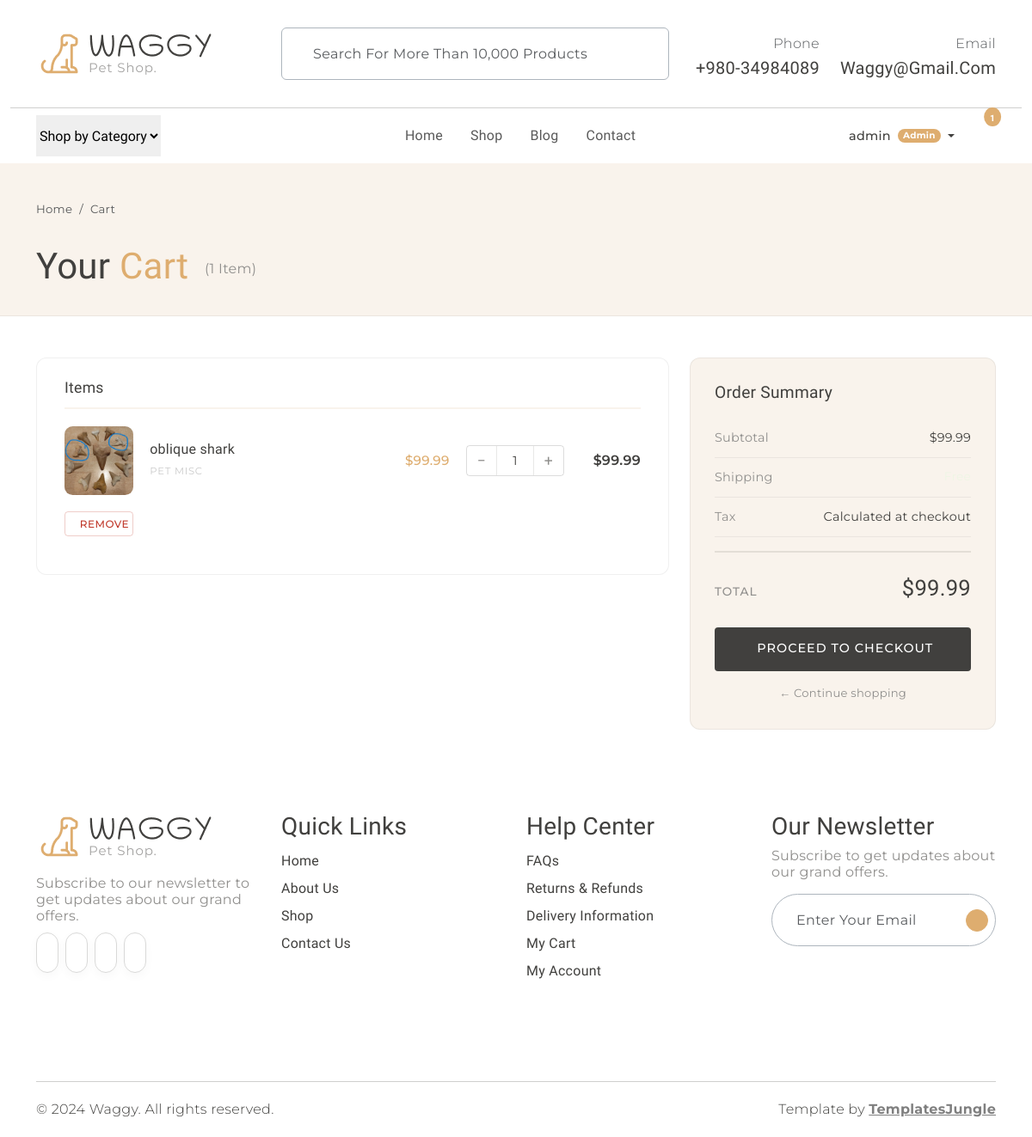
/cart/ (signed in), run on the app's committed database.
### models.py (models this page shows, shortened)
class User(UserMixin, db.Model):
    __tablename__ = "users"
    id            = db.Column(db.Integer,     primary_key=True)
    username      = db.Column(db.String(80),  unique=True, nullable=False)
    email         = db.Column(db.String(120), unique=True, nullable=False)
    password_hash = db.Column(db.String(256), nullable=False)
    role          = db.Column(db.String(20),  nullable=False, default="customer")
    is_active     = db.Column(db.Boolean,     nullable=False, default=True)
    created_at    = db.Column(db.DateTime,    nullable=False, default=datetime.utcnow)
    last_login_at = db.Column(db.DateTime,    nullable=True)
    @property
    def is_admin(self) -> bool:
        return self.role == "admin"

class Product(db.Model):
    __tablename__ = "products"
    id                   = db.Column(db.Integer,     primary_key=True)
    name                 = db.Column(db.String(120), nullable=False)
    slug                 = db.Column(db.String(160), unique=True, nullable=True, index=True)
    category             = db.Column(db.String(30),  nullable=False, default="misc")
    description          = db.Column(db.Text,        nullable=False, default="")
    extended_description = db.Column(db.Text,        nullable=False, default="")
    image_filename       = db.Column(db.String(256), nullable=True)
    price                = db.Column(db.Float,       nullable=False, default=0.0)
    is_active            = db.Column(db.Boolean,     nullable=False, default=True)
    stock                = db.Column(db.Integer,     nullable=False, default=0)
    created_at           = db.Column(db.DateTime,    nullable=False, default=datetime.utcnow)
    updated_at           = db.Column(db.DateTime,    nullable=False, default=datetime.utcnow,
                                     onupdate=datetime.utcnow)
    cart_items = db.relationship(
        "CartItem",
        backref=db.backref("product", lazy="joined"),
        cascade="all, delete-orphan",
        passive_deletes=True,
    )
    @property
    def category_label(self) -> str:
        return PRODUCT_CATEGORIES.get(self.category, self.category.capitalize())
    @property
    def image_url(self) -> str:
        if self.image_filename:
            return f"images/products/{self.image_filename}"
        return "images/item1.jpg"

### cart.py (the view)
@cart_bp.route("/")
def view_cart():
    items = get_cart_items()
    total = _cart_total(items)
    return render_template("cart/cart.html", items=items, total=total)

### templates/cart/cart.html (shortened to what this page needs)
{% extends "base.html" %}
{% block content %}
<div class="cart-hero">
  <div class="container">
    <nav aria-label="breadcrumb" class="mb-2">
      <ol class="breadcrumb mb-0" style="font-family:var(--secondary-font); font-size:0.83rem;">
        <li class="breadcrumb-item"><a href="{{ url_for('main.index') }}" class="text-muted text-decoration-none">Home</a></li>
        <li class="breadcrumb-item active text-muted">Cart</li>
      </ol>
    </nav>
    <h1 class="fw-normal">
      Your <span class="text-primary">Cart</span>
      {% if items %}
        <span style="font-family:var(--secondary-font); font-size:1rem; color:#908F8D; font-weight:400; vertical-align:middle; margin-left:0.5rem;">
          ({{ cart_count }} item{{ 's' if cart_count != 1 }})
        </span>
      {% endif %}
    </h1>
  </div>
</div>
<div class="container my-5">
  {% if items %}
    <div class="row g-4 align-items-start">
      <div class="col-lg-8">
        <div class="cart-card">
          <h3 class="cart-card-heading fw-normal mb-0">Items</h3>
          <div id="cart-items-list">
            {% for item in items %}
              <div class="cart-item" id="cart-row-{{ item.product.id }}">
                <img class="cart-thumb"
                     src="{{ url_for('static', filename=item.product.image_url) }}"
                     alt="{{ item.product.name }}"
                     onerror="this.src='{{ url_for('static', filename='images/item1.jpg') }}'">
                <div>
                  <a href="{{ url_for('shop.product_detail', slug=item.product.slug) }}"
                     class="cart-item__name">{{ item.product.name }}</a>
                  <div class="cart-item__cat">{{ item.product.category_label }}</div>
                </div>
                <div class="cart-item__price">${{ "%.2f" | format(item.product.price) }}</div>
                <div class="qty-stepper">
                  <button type="button" class="qty-btn"
                          onclick="stepQty({{ item.product.id }}, -1, '{{ item.product.name | replace("'", "\\'") }}')">−</button>
                  <input type="number" class="qty-input" id="qty-{{ item.product.id }}"
                         value="{{ item.quantity }}" min="0" max="99"
                         onchange="handleQtyChange({{ item.product.id }}, this.value, '{{ item.product.name | replace("'", "\\'") }}')">
                  <button type="button" class="qty-btn"
                          onclick="stepQty({{ item.product.id }}, 1, '{{ item.product.name | replace("'", "\\'") }}')">+</button>
                </div>
                <div class="cart-item__line-total" id="line-total-{{ item.product.id }}">
                  ${{ "%.2f" | format(item.product.price * item.quantity) }}
                </div>
                <button type="button" class="btn-remove"
                        onclick="confirmRemove({{ item.product.id }}, '{{ item.product.name | replace("'", "\\'") }}')">
                  Remove
                </button>
              </div>
            {% endfor %}
          </div>
        </div>
      </div>
      <div class="col-lg-4">
        <div class="summary-card">
          <h4 class="fw-normal">Order Summary</h4>
          <div class="summary-row">
            <span class="lbl">Subtotal</span>
            <span id="summary-subtotal">${{ "%.2f" | format(total) }}</span>
          </div>
          <div class="summary-row">
            <span class="lbl">Shipping</span>
            <span class="text-success" style="font-family:var(--secondary-font); font-size:0.85rem;">Free</span>
          </div>
          <div class="summary-row">
            <span class="lbl">Tax</span>
            <span>Calculated at checkout</span>
          </div>
          <div class="summary-total">
            <span class="lbl">Total</span>
            <span class="val" id="summary-total">${{ "%.2f" | format(total) }}</span>
          </div>
          {% if current_user.is_authenticated %}
            <button type="button" class="btn-checkout"
                    data-bs-toggle="modal" data-bs-target="#checkoutModal">
              Proceed to Checkout
            </button>
          {% endif %}
          <a href="{{ url_for('shop.index') }}" class="btn-continue">← Continue shopping</a>
        </div>
      </div>
    </div>
  {% endif %}
</div>
{% endblock %}

### templates/base.html (shortened to what this page needs)
<!DOCTYPE html>
<html lang="en">
<head>
  <link rel="stylesheet" href="https://cdn.jsdelivr.net/npm/swiper@9/swiper-bundle.min.css" />
  <link href="https://cdn.jsdelivr.net/npm/bootstrap@5.3.0-alpha3/dist/css/bootstrap.min.css" rel="stylesheet"
>
  <link rel="stylesheet" href="{{ url_for('static', filename='css/normalize.css') }}">
  <link rel="stylesheet" href="{{ url_for('static', filename='css/vendor.css') }}">
  <link rel="stylesheet" href="{{ url_for('static', filename='style.css') }}">
</head>
<body>
  <header>
    <div class="container py-2">
      <div class="row py-4 pb-0 pb-sm-4 align-items-center">
        <div class="col-sm-4 col-lg-3 text-center text-sm-start">
          <a href="{{ url_for('main.index') }}">
            <img src="{{ url_for('static', filename='images/logo.png') }}" alt="Waggy" class="img-fluid">
          </a>
        </div>
        <div class="col-sm-6 offset-sm-2 offset-md-0 col-lg-5 d-none d-lg-block">
          <div class="search-bar border rounded-2 px-3 border-dark-subtle">
            <form class="text-center d-flex align-items-center"
                  action="{{ url_for('shop.search') }}" method="get">
              <input type="text" class="form-control border-0 bg-transparent"
                     placeholder="Search for more than 10,000 products"
                     name="q"
                     value="{{ request.args.get('q', '') if request.endpoint == 'shop.search' else '' }}" />
            </form>
          </div>
        </div>
        <div class="col-sm-8 col-lg-4 d-flex justify-content-end gap-4 align-items-center mt-4 mt-sm-0 justify-content-center justify-content-sm-end">
          <div class="support-box text-end d-none d-xl-block">
            <span class="fs-6 secondary-font text-muted">Phone</span>
            <h5 class="mb-0">+980-34984089</h5>
          </div>
          <div class="support-box text-end d-none d-xl-block">
            <span class="fs-6 secondary-font text-muted">Email</span>
            <h5 class="mb-0">waggy@gmail.com</h5>
          </div>
        </div>
      </div>
    </div>
    <div class="container-fluid"><hr class="m-0"></div>
    <div class="container">
      <nav class="main-menu d-flex navbar navbar-expand-lg">
        <div class="offcanvas offcanvas-end" tabindex="-1" id="offcanvasNavbar">
          <div class="offcanvas-body justify-content-between">
            <select class="filter-categories border-0 mb-0 me-5">
              <option>Shop by Category</option>
            </select>
            <ul class="navbar-nav menu-list list-unstyled d-flex gap-md-3 mb-0">
              <li class="nav-item">
                <a href="{{ url_for('main.index') }}"
                   class="nav-link {% if request.endpoint == 'main.index' %}active{% endif %}">
                  Home
                </a>
              </li>
              <li class="nav-item">
                <a href="{{ url_for('shop.index') }}"
                   class="nav-link {% if request.endpoint and request.endpoint.startswith('shop.') %}active{% endif %}">
                  Shop
                </a>
              </li>
              <li class="nav-item">
                <a href="#" class="nav-link">Blog</a>
              </li>
              <li class="nav-item">
                <a href="#" class="nav-link">Contact</a>
              </li>
            </ul>
            <div class="d-none d-lg-flex align-items-center">
              <ul class="d-flex justify-content-end list-unstyled m-0 align-items-center gap-1">
                {% if current_user.is_authenticated %}
                  <li class="nav-item dropdown">
                    <a class="nav-link dropdown-toggle d-flex align-items-center gap-1 mx-2"
                       href="#" role="button" data-bs-toggle="dropdown" aria-expanded="false">
                      <span class="secondary-font" style="font-size:0.9rem; font-weight:500;">
                        {{ current_user.username }}
                      </span>
                      {% if current_user.is_admin %}
                        <span class="badge rounded-pill bg-primary ms-1"
                              style="font-family:var(--secondary-font); font-size:0.65rem; padding:0.3em 0.6em;">
                          Admin
                        </span>
                      {% endif %}
                    </a>
                  </li>
                {% endif %}
                <li>
                </li>
                <li class="position-relative">
                  <a href="{{ url_for('cart.view_cart') }}" class="mx-2"
                     data-bs-toggle="offcanvas" data-bs-target="#offcanvasCart">
                    <span class="position-absolute translate-middle badge rounded-circle bg-primary pt-2 cart-badge"
                          style="font-size:0.65rem; top:2px; left:calc(100% - 4px);
                                 {{ 'display:none;' if cart_count == 0 }}">
                      {{ cart_count if cart_count > 0 else '' }}
                    </span>
                  </a>
                </li>
              </ul>
            </div>
          </div>
        </div>
      </nav>
    </div>
  </header>
  {% block content %}{% endblock %}
  <footer id="footer" class="my-5">
    <div class="container py-5 my-5">
      <div class="row">
        <div class="col-md-3">
          <div class="footer-menu">
            <img src="{{ url_for('static', filename='images/logo.png') }}" alt="Waggy">
            <p class="blog-paragraph fs-6 mt-3">Subscribe to our newsletter to get updates about our grand offers.</p>
            <div class="social-links">
              <ul class="d-flex list-unstyled gap-2">
                <li class="social"><a href="#"><iconify-icon class="social-icon" icon="ri:facebook-fill"></iconify-icon></a></li>
                <li class="social"><a href="#"><iconify-icon class="social-icon" icon="ri:twitter-fill"></iconify-icon></a></li>
                <li class="social"><a href="#"><iconify-icon class="social-icon" icon="ri:instagram-fill"></iconify-icon></a></li>
                <li class="social"><a href="#"><iconify-icon class="social-icon" icon="ri:youtube-fill"></iconify-icon></a></li>
              </ul>
            </div>
          </div>
        </div>
        <div class="col-md-3">
          <div class="footer-menu">
            <h3>Quick Links</h3>
            <ul class="menu-list list-unstyled">
              <li class="menu-item"><a href="{{ url_for('main.index') }}" class="nav-link">Home</a></li>
              <li class="menu-item"><a href="#" class="nav-link">About Us</a></li>
              <li class="menu-item"><a href="{{ url_for('shop.index') }}" class="nav-link">Shop</a></li>
              <li class="menu-item"><a href="#" class="nav-link">Contact Us</a></li>
            </ul>
          </div>
        </div>
        <div class="col-md-3">
          <div class="footer-menu">
            <h3>Help Center</h3>
            <ul class="menu-list list-unstyled">
              <li class="menu-item"><a href="#" class="nav-link">FAQs</a></li>
              <li class="menu-item"><a href="#" class="nav-link">Returns &amp; Refunds</a></li>
              <li class="menu-item"><a href="#" class="nav-link">Delivery Information</a></li>
              <li class="menu-item">
                <a href="{{ url_for('cart.view_cart') }}" class="nav-link">My Cart</a>
              </li>
              {% if current_user.is_authenticated %}
                <li class="menu-item"><a href="{{ url_for('main.dashboard') }}" class="nav-link">My Account</a></li>
              {% else %}
                <li class="menu-item"><a href="{{ url_for('auth.login') }}" class="nav-link">Login / Register</a></li>
              {% endif %}
            </ul>
          </div>
        </div>
        <div class="col-md-3">
          <div>
            <h3>Our Newsletter</h3>
            <p class="blog-paragraph fs-6">Subscribe to get updates about our grand offers.</p>
            <div class="search-bar border rounded-pill border-dark-subtle px-2">
              <form class="text-center d-flex align-items-center" action="" method="post">
                <input type="email" class="form-control border-0 bg-transparent" placeholder="Enter your email" />
                <iconify-icon class="send-icon" icon="tabler:location-filled"></iconify-icon>
              </form>
            </div>
          </div>
        </div>
      </div>
    </div>
  </footer>
  <div id="footer-bottom">
    <div class="container">
      <hr class="m-0">
      <div class="row mt-3">
        <div class="col-md-6 copyright">
          <p class="secondary-font">© 2024 Waggy. All rights reserved.</p>
        </div>
        <div class="col-md-6 text-md-end">
          <p class="secondary-font">
            Template by <a href="https://templatesjungle.com/" target="_blank"
              class="text-decoration-underline fw-bold text-black-50">TemplatesJungle</a>
          </p>
        </div>
      </div>
    </div>
  </div>
</body>
</html>

### data on the page
User: username "admin"
Product: image_filename (picture), product.name "oblique shark", product.category_label "PET MISC", product.price "99.99", product.id "1", item.product.price*item.quantity "99.99"

### other printed values
{{ cart_count if cart_count > 0 else '' }} "1"
{{ cart_count }} "1"
{{ "%.2f" | format(total) }} "99.99"
